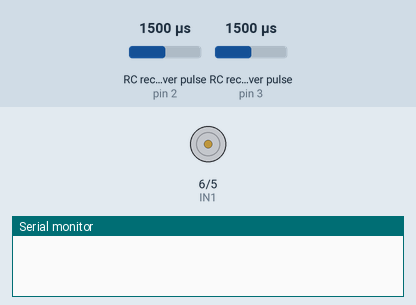
This sketch was run on a simulated Arduino Uno, built with avr-gcc and run on an emulated ATmega328P. On the bench: motor-driver pin pairs drawn as motors (green arrow = first pin HIGH = forward, orange = second pin HIGH = backward, longer = more drive), the last lines printed to the serial monitor. Wiring (inferred from the names in the program): 2 × RC receiver channel: data pin 2 / data pin 3. The inputs (shaded band) are chosen by the test bench; at power-on: RC receiver pulse (sensors on pin 2, pin 3) 1500 µs.

Above: at 0.1 s.
At 7.1 s:
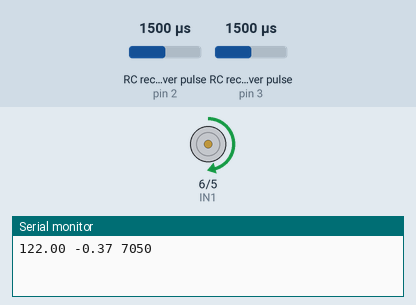
At 16.0 s:
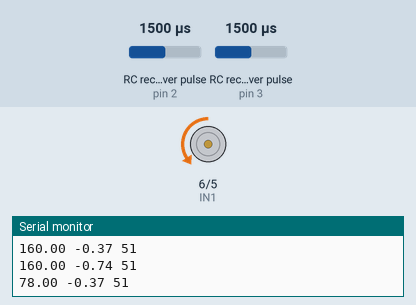
At 29.5 s:
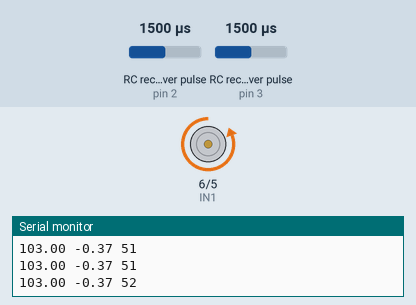
Timing chart, 0 to 40.0 s (numbered marks = the images above):
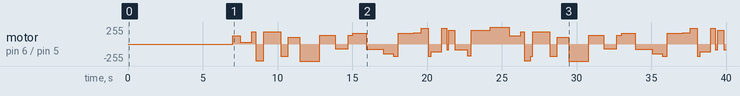

The sketch:

CaracterizacionMotor.ino
```cpp
uint8_t CANAL_A = 2;//D5;
uint8_t CANAL_B = 3;//D6;
uint8_t IN2 = 5; //D2;
uint8_t IN1 = 6; //D3;

//double deg_to_pwm = 1023.0/360.0;
double deg_to_pwm = 255.0/360.0;
double count_to_deg = 360.0/(20.4 * 48.0);
unsigned long prev_time = 0;

long count = 0;
boolean A,B;
byte state, statep;

double setpoint = 90;

//void ICACHE_RAM_ATTR handleInterrupt();
//void ICACHE_RAM_ATTR handleInterrupt_2();
void handleInterrupt();
void handleInterrupt_2();
void test_motor(int pwm, int lapse);

void setup() {
  //Serial.swap();
  Serial.begin(115200);
  pinMode(CANAL_A, INPUT);
  pinMode(CANAL_B, INPUT);
  pinMode(IN2, OUTPUT);
  pinMode(IN1, OUTPUT);
  attachInterrupt(digitalPinToInterrupt(CANAL_A), handleInterrupt, CHANGE);
  attachInterrupt(digitalPinToInterrupt(CANAL_B), handleInterrupt, CHANGE);
  delay(2000);
  count = 0;

  delay(5000);

  //analogWriteFreq(500);
}

void loop()
{

  //digitalWrite(IN2, HIGH);
  //digitalWrite(IN1, LOW);

  // CHARACTERIZATION LOOP
  // 1. 150 degs
  int deg = 150;
  //int deg = -150;
  double pulse_length = 0.5;
  double res = .05;
  test_motor(deg, pulse_length, res);

  deg = 0;
  pulse_length = 0.75;
  test_motor(deg, pulse_length, res);

  deg = 250;
  //deg = -250;
  pulse_length = 0.25;
  test_motor(deg, pulse_length, res);

  deg = -350;
  //deg = 350;
  pulse_length = 0.4;
  test_motor(deg, pulse_length, res);

  deg = -250;
  //deg = 250;
  pulse_length = 0.15;
  test_motor(deg, pulse_length, res);

  deg = 50;
  //deg = -50;
  pulse_length = 1.1;
  test_motor(deg, pulse_length, res);

  deg = -70;
  pulse_length = 0.5;
  test_motor(deg, pulse_length, res);

  deg = 120;
  //deg = -120;
  pulse_length = 0.75;
  test_motor(deg, pulse_length, res);

  deg = -360;
  pulse_length = 1.25;
  test_motor(deg, pulse_length, res);

  deg = 160;
  //deg = -60;
  pulse_length = 1;
  test_motor(deg, pulse_length, res);

  deg = -40;
  //deg = -60;
  pulse_length = 0.85;
  test_motor(deg, pulse_length, res);

  deg = 55;
  //deg = -60;
  pulse_length = 0.3;
  test_motor(deg, pulse_length, res);

  deg = 210;
  //deg = -60;
  pulse_length = 0.9;
  test_motor(deg, pulse_length, res);

  deg = -80;
  //deg = -60;
  pulse_length = 1.1;
  test_motor(deg, pulse_length, res);

  deg = -190;
  //deg = -60;
  pulse_length = 0.65;
  test_motor(deg, pulse_length, res);

  deg = -250;
  //deg = -60;
  pulse_length = 0.35;
  test_motor(deg, pulse_length, res);

  deg = 155;
  //deg = -60;
  pulse_length = 1;
  test_motor(deg, pulse_length, res);

  deg = 220;
  //deg = -60;
  pulse_length = 0.49;
  test_motor(deg, pulse_length, res);

  deg = 330;
  //deg = -60;
  pulse_length = 0.41;
  test_motor(deg, pulse_length, res);

  deg = -145;
  //deg = -60;
  pulse_length = 0.2;
  test_motor(deg, pulse_length, res);

  deg = -60;
  //deg = -60;
  pulse_length = 0.7;
  test_motor(deg, pulse_length, res);

  deg = 90;
  //deg = -60;
  pulse_length = 0.3;
  test_motor(deg, pulse_length, res);

  deg = -90;
  //deg = -60;
  pulse_length = 0.15;
  test_motor(deg, pulse_length, res);

  deg = 280;
  //deg = -60;
  pulse_length = 0.4;
  test_motor(deg, pulse_length, res);

  deg = -50;
  //deg = -60;
  pulse_length = 0.8;
  test_motor(deg, pulse_length, res);

  deg = -240;
  //deg = -60;
  pulse_length = 0.25 ;
  test_motor(deg, pulse_length, res);

  deg = 80;
  //deg = -60;
  pulse_length = 1.2;
  test_motor(deg, pulse_length, res);

  deg = 350;
  //deg = -60;
  pulse_length = 0.75;
  test_motor(deg, pulse_length, res);
}


// pwm in percentage, lapse in seconds, res in seconds
void test_motor(int pwm, double lapse, double res)
{
  uint8_t IN = 0;
  if(pwm < 0)
  {
    IN = IN2;
    digitalWrite(IN1, LOW);
    digitalWrite(IN2, HIGH);
  }
  else
  {
    IN = IN1;
    digitalWrite(IN2, LOW);
    digitalWrite(IN1, HIGH);
  }


  //count = 0;

  for(double i = 0; i < lapse; i+=res)
  {
    //double t = pwm*deg_to_pwm;
    double pwm2 = map(abs(pwm), 0.0, 360, 28.3, 255);
    analogWrite(IN, pwm2);
    delay(res*1000);
    Serial.print(pwm2);
    Serial.print(" ");
    Serial.print(count*count_to_deg);
    Serial.print(" ");
    unsigned long current_time = millis();
    Serial.println(current_time - prev_time);
    prev_time = current_time;
  }
}

void handleInterrupt_2() {
  count++;
}

//This program get executed when interrupt is occures i.e.change of input state
void handleInterrupt() {
    A = digitalRead(CANAL_A);
    B = digitalRead(CANAL_B);

    if ((A==HIGH)&&(B==HIGH)) state = 1;
    if ((A==HIGH)&&(B==LOW)) state = 2;
    if ((A==LOW)&&(B==LOW)) state = 3;
    if((A==LOW)&&(B==HIGH)) state = 4;

    switch (state)
    {
      case 1:
      {
        if (statep == 2) count++;
        if (statep == 4) count--;
        break;
      }
      case 2:
      {
        if (statep == 1) count--;
        if (statep == 3) count++;
        break;
      }
      case 3:
      {
        if (statep == 2) count --;
        if (statep == 4) count ++;
        break;
      }
      default:
      {
        if (statep == 1) count++;
        if (statep == 3) count--;
      }
    }
    statep = state;
}
```

Measured:
- by itself, motor on pin 6 (IN1) / pin 5 (IN2): stopped → forward 122/255 at 7.0 s, → forward 28/255 0.51 s later, → forward 185/255 0.77 s later, → backward 248/255 0.26 s later, … (51 changes in this stretch)
